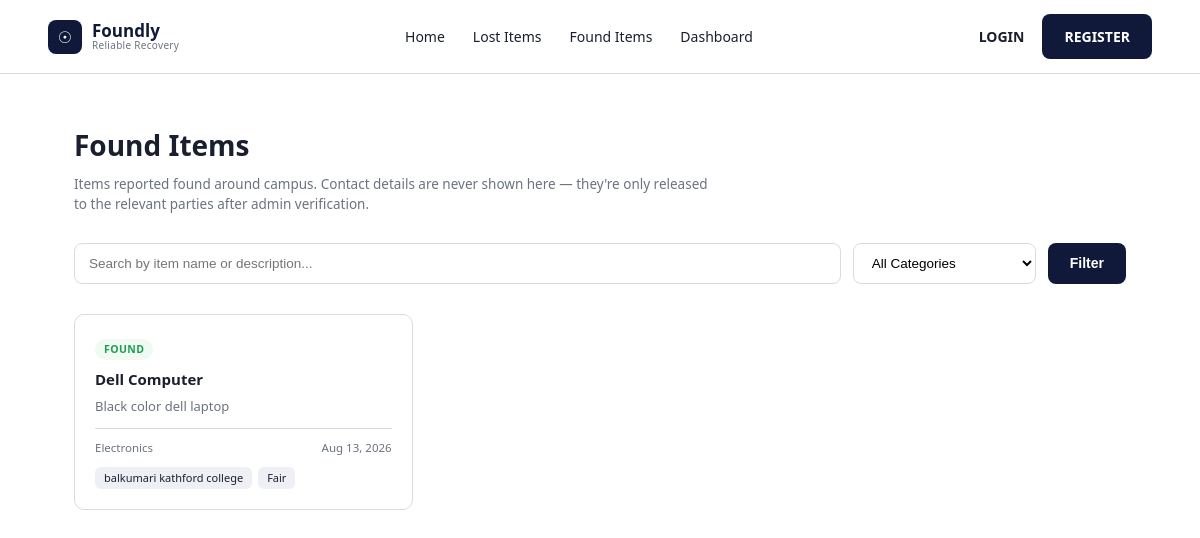
The page /found_items.php on the database its author committed.
### tables this page shows
CREATE TABLE `reports` (
  `report_id` int(11) NOT NULL,
  `user_id` int(11) NOT NULL,
  `type` enum('lost','found') NOT NULL,
  `item_name` varchar(100) NOT NULL,
  `category_id` int(11) DEFAULT NULL,
  `description` text NOT NULL,
  `color` varchar(50) DEFAULT NULL,
  `brand` varchar(50) DEFAULT NULL,
  `reward_amount` decimal(10,2) DEFAULT NULL,
  `condition_status` enum('new','good','fair','poor') DEFAULT NULL,
  `location` varchar(150) NOT NULL,
  `notes` text DEFAULT NULL,
  `date_reported` date NOT NULL,
  `status` enum('open','matched','closed') NOT NULL DEFAULT 'open',
  `is_public` tinyint(1) NOT NULL DEFAULT 1,
  `created_at` timestamp NOT NULL DEFAULT current_timestamp(),
  `photo_data` longblob DEFAULT NULL,
  `photo_type` varchar(100) DEFAULT NULL
);

CREATE TABLE `categories` (
  `category_id` int(11) NOT NULL,
  `category_name` varchar(50) NOT NULL
);

### auth.php (called while the page is built, shortened)
<?php
function isLoggedIn() {
    return isset($_SESSION['user_id']);
}
function isAdmin() {
    return isLoggedIn() && isset($_SESSION['role'])
        && $_SESSION['role'] === 'admin';
}

### found_items.php (the view, shortened to what this page needs)
<?php
require_once 'auth.php';
require_once 'db.php';
$search     = trim($_GET['q'] ?? '');
$sql = "SELECT r.report_id, r.item_name, r.description, r.location, r.condition_status, r.created_at, c.category_name
        FROM reports r
        LEFT JOIN categories c ON c.category_id = r.category_id
        WHERE r.type = 'found' AND r.is_public = 1";
$params = [];
$sql .= ' ORDER BY r.created_at DESC';
$stmt = $pdo->prepare($sql);
$stmt->execute($params);
$items = $stmt->fetchAll(PDO::FETCH_ASSOC);
?>
<!DOCTYPE html>
<html lang="en">
<head>
<link rel="stylesheet" href="base.css">
<link rel="stylesheet" href="browse.css">
</head>
<body>
<header class="site-header">
  <div class="brand">
    <div class="brand-icon">&#9737;</div>
    <div class="brand-text">
      <span class="brand-name">Foundly</span>
      <span class="brand-tagline">Reliable Recovery</span>
    </div>
  </div>
  <nav class="site-nav">
    <a href="index.php">Home</a>
    <a href="lost_items.php">Lost Items</a>
    <a href="found_items.php">Found Items</a>
    <a href="<?php echo isAdmin() ? 'admin_dashboard.php' : 'user_dashboard.php'; ?>">Dashboard</a>
  </nav>
  <div class="nav-actions">
    <?php if (isLoggedIn()): ?>
      <a href="logout.php" class="btn btn-navy">Logout</a>
    <?php else: ?>
      <a href="login.php" class="nav-login">LOGIN</a>
      <a href="register.php" class="btn btn-navy">REGISTER</a>
    <?php endif; ?>
  </div>
</header>
<div class="browse-wrap">
  <h1>Found Items</h1>
  <p class="page-sub">Items reported found around campus. Contact details are never shown here — they're only released to the relevant parties after admin verification.</p>
  <form method="GET" action="found_items.php" class="browse-filters">
    <input type="text" name="q" placeholder="Search by item name or description..." value="<?php echo htmlspecialchars($search); ?>">
    <select name="category_id">
      <option value="">All Categories</option>
    </select>
    <button type="submit" class="btn btn-navy">Filter</button>
  </form>
  <?php if (empty($items)): ?>
    <p class="empty-msg">No found items match your search.</p>
  <?php else: ?>
    <div class="browse-grid">
      <?php foreach ($items as $item): ?>
        <div class="browse-card">
          <span class="badge badge-found">Found</span>
          <h3><?php echo htmlspecialchars($item['item_name']); ?></h3>
          <p><?php echo htmlspecialchars(mb_strimwidth($item['description'], 0, 110, '...')); ?></p>
          <div class="browse-meta">
            <span><?php echo htmlspecialchars($item['category_name'] ?? 'Uncategorized'); ?></span>
            <span><?php echo date('M j, Y', strtotime($item['created_at'])); ?></span>
          </div>
          <div class="browse-tags">
            <span class="tag"><?php echo htmlspecialchars($item['location']); ?></span>
            <?php if ($item['condition_status']): ?><span class="tag"><?php echo htmlspecialchars(ucfirst($item['condition_status'])); ?></span><?php endif; ?>
          </div>
        </div>
      <?php endforeach; ?>
    </div>
  <?php endif; ?>
</div>
</body>
</html>

### base.css (style rules this page uses)
:root { --navy: #10193a; --navy-dark: #0b122b; --indigo: #3949ab; --indigo-dark: #2f3a8f; --bg-light: #dfe4f3; --bg-white: #ffffff; --text-dark: #1a1f2e; --text-muted: #6b7280; --border-gray: #d7dbe6; --success: #1f9d55; --error: #d64545; --radius: 10px; }
* { box-sizing: border-box; margin: 0; padding: 0; }
body { font-family: 'Segoe UI', Roboto, Arial, sans-serif; color: var(--text-dark); background: var(--bg-white); line-height: 1.5; }
a { text-decoration: none; color: inherit; }
.site-header { display: flex; align-items: center; justify-content: space-between; padding: 14px 48px; border-bottom: 1px solid var(--border-gray); background: var(--bg-white); }
.brand { display: flex; align-items: center; gap: 10px; }
.brand-icon { width: 34px; height: 34px; border-radius: 8px; background: var(--navy); color: #fff; display: flex; align-items: center; justify-content: center; font-size: 16px; }
.brand-text { display: flex; flex-direction: column; line-height: 1.1; }
.brand-name { font-weight: 700; font-size: 17px; color: var(--navy); }
.brand-tagline { font-size: 10px; color: var(--text-muted); letter-spacing: 0.3px; }
.site-nav { display: flex; align-items: center; gap: 28px; }
.site-nav a { font-size: 14px; color: var(--text-dark); }
.nav-actions { display: flex; align-items: center; gap: 18px; }
.nav-login { font-size: 14px; font-weight: 600; }
.btn { display: inline-flex; align-items: center; justify-content: center; gap: 8px; padding: 12px 22px; border-radius: 8px; border: none; font-size: 14px; font-weight: 600; cursor: pointer; transition: opacity 0.15s ease; }
.btn-navy { background: var(--navy); color: #fff; }

### browse.css (style rules this page uses)
.browse-wrap { max-width: 1100px; margin: 0 auto; padding: 50px 24px 70px; }
.browse-wrap h1 { font-size: 28px; margin-bottom: 8px; }
.browse-wrap .page-sub { color: var(--text-muted); font-size: 13.5px; max-width: 640px; margin-bottom: 28px; }
.browse-filters { display: flex; gap: 12px; margin-bottom: 30px; flex-wrap: wrap; }
.browse-filters input[type="text"] { flex: 1; min-width: 220px; padding: 11px 14px; border-radius: 8px; border: 1.5px solid var(--border-gray); font-size: 13.5px; outline: none; }
.browse-filters select { padding: 11px 14px; border-radius: 8px; border: 1.5px solid var(--border-gray); font-size: 13.5px; background: #fff; }
.browse-grid { display: grid; grid-template-columns: repeat(auto-fill, minmax(260px, 1fr)); gap: 18px; }
.browse-card { border: 1px solid var(--border-gray); border-radius: var(--radius); padding: 20px; position: relative; }
.browse-card h3 { font-size: 15px; margin: 8px 0 6px; }
.browse-card p { font-size: 13px; color: var(--text-muted); margin-bottom: 12px; }
.badge { display: inline-block; font-size: 10.5px; font-weight: 700; text-transform: uppercase; padding: 3px 9px; border-radius: 20px; letter-spacing: 0.4px; }
.badge-found { background: #f0faf3; color: var(--success); }
.browse-meta { display: flex; justify-content: space-between; font-size: 11.5px; color: var(--text-muted); border-top: 1px solid var(--border-gray); padding-top: 10px; margin-top: 4px; }
.browse-tags { display: flex; gap: 6px; margin-top: 10px; flex-wrap: wrap; }
.tag { font-size: 11px; background: #eef0f6; color: var(--text-dark); padding: 3px 9px; border-radius: 6px; }

### rows shown on the page
reports: item_name "Dell Computer", description "Black color dell laptop", category.category_name "Electronics", created_at "Aug 13, 2026", location "balkumari kathford college", condition_status "Fair"
